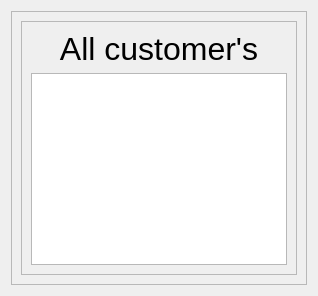
              <widget class="QWidget" name="ShowAllCustomers">
               <attribute name="icon">
                <iconset>
                 <normaloff>../../images/CustomerDB.png</normaloff>../../images/CustomerDB.png</iconset>
               </attribute>
               <attribute name="title">
                <string>All customer's</string>
               </attribute>
               <layout class="QGridLayout" name="gridLayout_20">
                <item row="0" column="0">
                 <widget class="QFrame" name="mmCiOuterFrame">
                  <property name="frameShape">
                   <enum>QFrame::StyledPanel</enum>
                  </property>
                  <property name="frameShadow">
                   <enum>QFrame::Raised</enum>
                  </property>
                  <layout class="QGridLayout" name="gridLayout_21">
                   <item row="0" column="0">
                    <widget class="QFrame" name="mmCiInnerFrame">
                     <property name="frameShape">
                      <enum>QFrame::StyledPanel</enum>
                     </property>
                     <property name="frameShadow">
                      <enum>QFrame::Raised</enum>
                     </property>
                     <layout class="QGridLayout" name="gridLayout_22">
                      <item row="0" column="0">
                       <layout class="QVBoxLayout" name="mmCiVerticalLayout">
                        <item>
                         <widget class="QLabel" name="mmCiLabel1">
                          <property name="font">
                           <font>
                            <pointsize>24</pointsize>
                           </font>
                          </property>
                          <property name="text">
                           <string>All customer's</string>
                          </property>
                          <property name="alignment">
                           <set>Qt::AlignCenter</set>
                          </property>
                         </widget>
                        </item>
                        <item>
                         <widget class="QTableView" name="tableView">
                          <property name="styleSheet">
                           <string notr="true">color: rgb(85, 85, 85);</string>
                          </property>
                         </widget>
                        </item>
                       </layout>
                      </item>
                     </layout>
                    </widget>
                   </item>
                  </layout>
                 </widget>
                </item>
               </layout>
              </widget>
